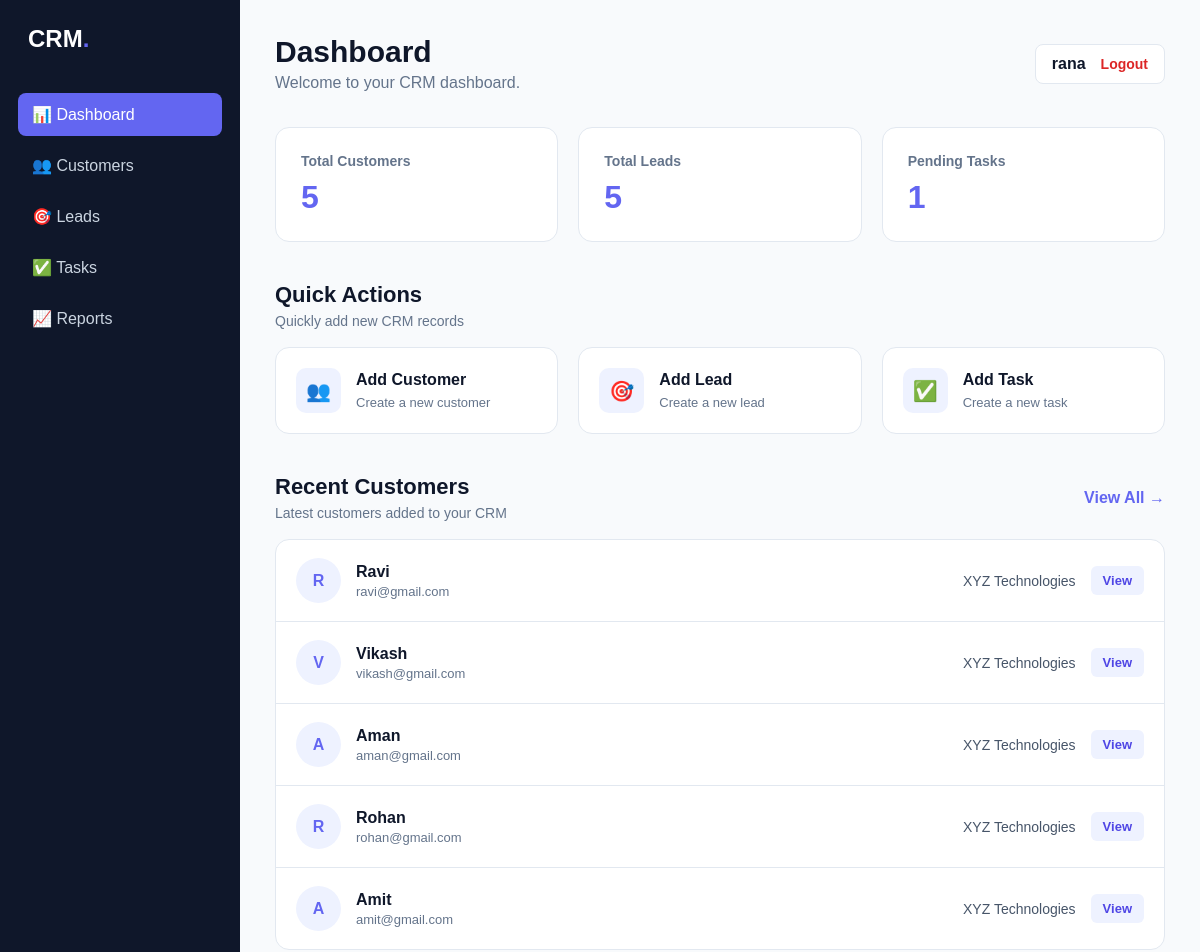
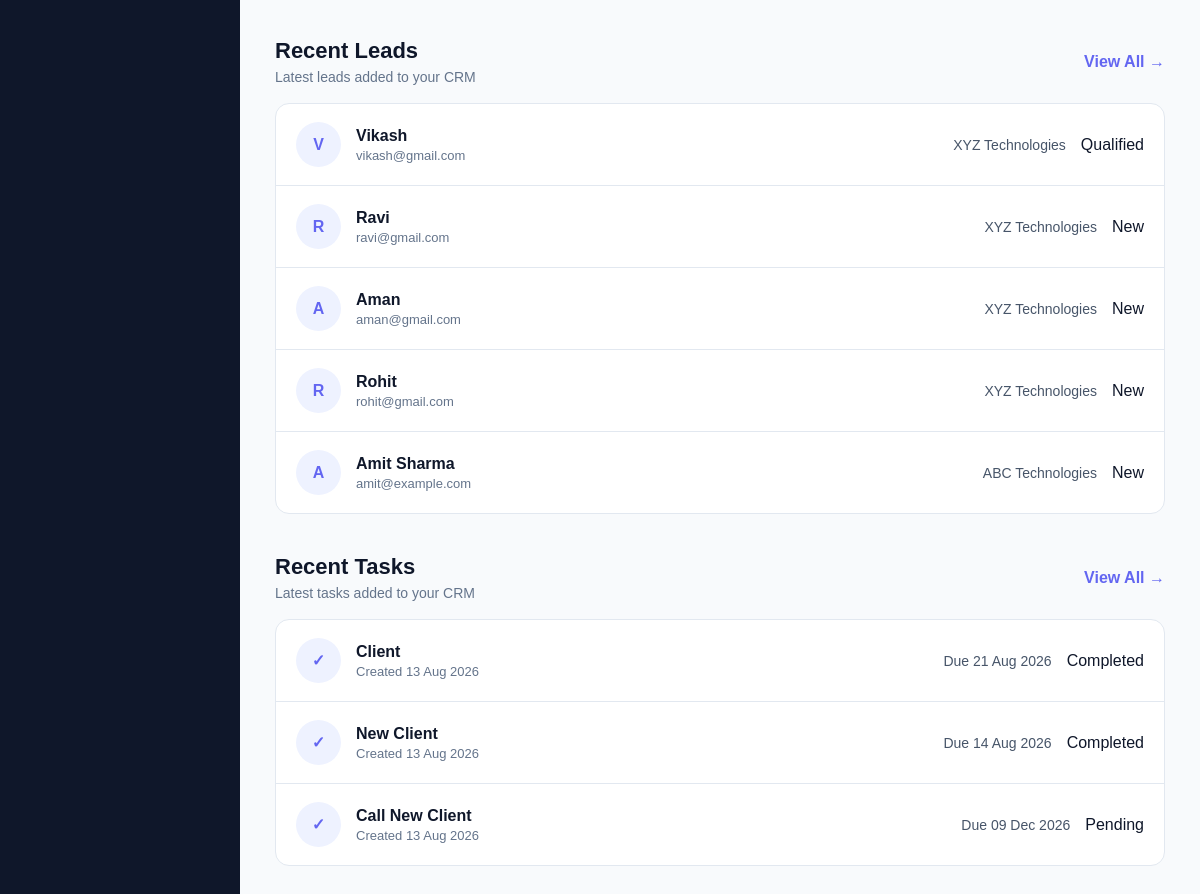
The page / (signed in) on the database as committed earlier (2 pictures, top to bottom).
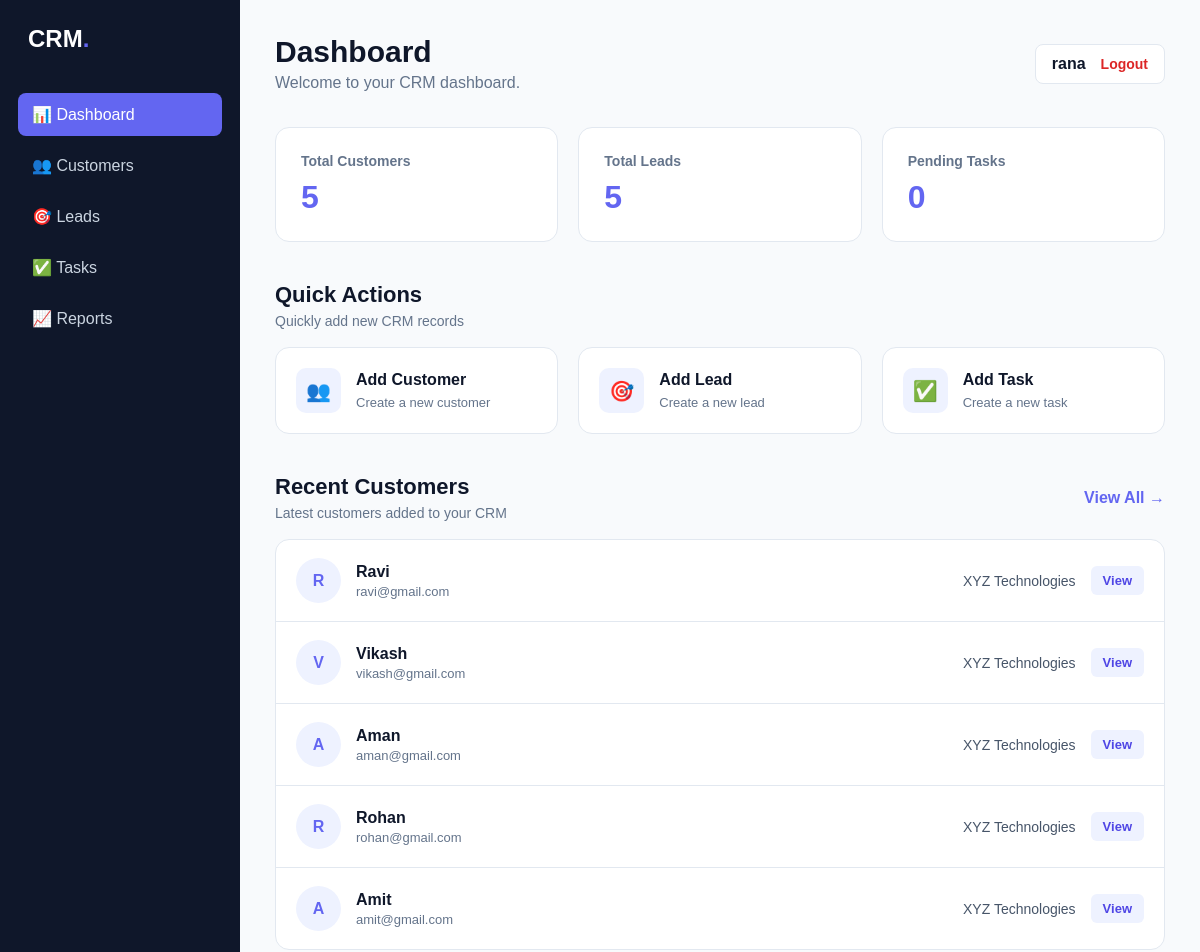
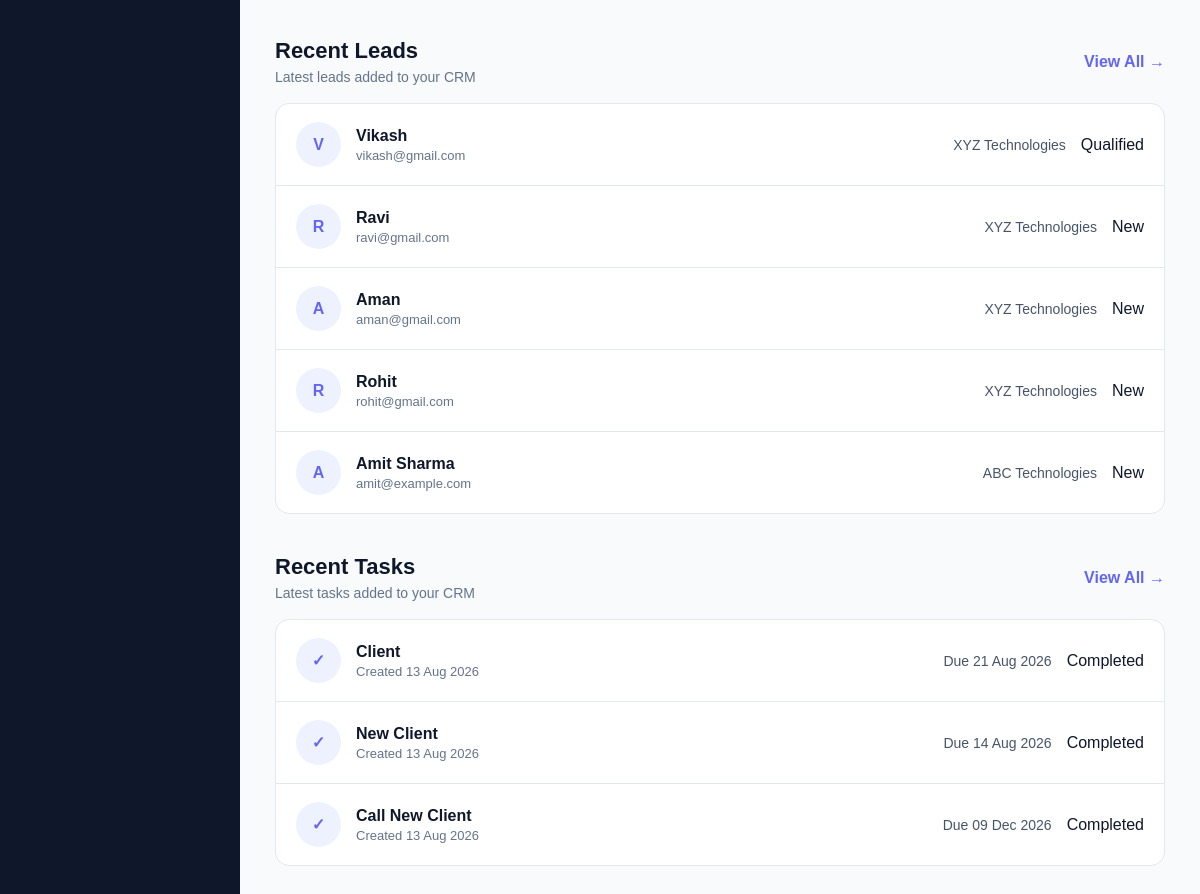
The same page on the database as committed later (2 pictures, top to bottom).
### crm/models.py (models this page shows, shortened)
class Customer(models.Model):
    name = models.CharField(max_length=100)
    email = models.EmailField()
    phone = models.CharField(max_length=20)
    company = models.CharField(max_length=150, blank=True)
    created_at = models.DateTimeField(auto_now_add=True)

class Lead(models.Model):
    STATUS_CHOICES = [
        ("New", "New"),
        ("Contacted", "Contacted"),
        ("Qualified", "Qualified"),
        ("Converted", "Converted"),
        ("Lost", "Lost"),
    ]
    name = models.CharField(max_length=100)
    email = models.EmailField()
    phone = models.CharField(max_length=20)
    company = models.CharField(
        max_length=100,
        blank=True
    )
    source = models.CharField(
        max_length=100,
        blank=True
    )
    status = models.CharField(
        max_length=20,
        choices=STATUS_CHOICES,
        default="New"
    )
    notes = models.TextField(
        blank=True
    )
    created_at = models.DateTimeField(
        auto_now_add=True
    )

class Task(models.Model):
    PRIORITY_CHOICES = [
        ("Low", "Low"),
        ("Medium", "Medium"),
        ("High", "High"),
    ]
    STATUS_CHOICES = [
        ("Pending", "Pending"),
        ("In Progress", "In Progress"),
        ("Completed", "Completed"),
    ]
    lead = models.ForeignKey(
        Lead,
        on_delete=models.SET_NULL,
        null=True,
        blank=True,
        related_name="tasks"
    )
    title = models.CharField(max_length=200)
    description = models.TextField(blank=True)
    due_date = models.DateField()
    priority = models.CharField(
        max_length=20,
        choices=PRIORITY_CHOICES,
        default="Medium"
    )
    status = models.CharField(
        max_length=20,
        choices=STATUS_CHOICES,
        default="Pending"
    )
    created_at = models.DateTimeField(
        auto_now_add=True
    )

### crm/views.py (the view)
@login_required(login_url="login")
def dashboard(request):
    total_customers = Customer.objects.count()
    total_leads = Lead.objects.count()
    pending_tasks = Task.objects.filter(
        status="Pending"
    ).count()
    recent_customers = Customer.objects.order_by(
        "-created_at"
    )[:5]
    recent_leads = Lead.objects.order_by(
        "-created_at"
    )[:5]
    recent_tasks = Task.objects.order_by(
        "-created_at"
    )[:5]
    context = {
        "total_customers": total_customers,
        "total_leads": total_leads,
        "pending_tasks": pending_tasks,
        "recent_customers": recent_customers,
        "recent_leads": recent_leads,
        "recent_tasks": recent_tasks,
    }
    return render(
        request,
        "crm/dashboard.html",
        context
    )

### crm/templates/crm/dashboard.html (shortened to what this page needs)
<!DOCTYPE html>
<html lang="en">
<head>
</head>
<body>
    <div class="dashboard">
        <aside class="sidebar">
            <div class="logo">
                CRM<span>.</span>
            </div>
            <nav class="menu">
                <a href="{% url 'dashboard' %}" class="active">
                    📊 Dashboard
                </a>
                <a href="{% url 'customer_list' %}">👥 Customers</a>
                <a href="{% url 'lead_list' %}">🎯 Leads</a>
                <a href="{% url 'task_list' %}">
                    ✅ Tasks
                </a>
                <a href="{% url 'reports' %}">
                    📈 Reports
                </a>
            </nav>
        </aside>
        <main class="main-content">
            <div class="topbar">
                <div>
                    <h1>
                        Dashboard
                    </h1>
                    <p>
                        Welcome to your CRM dashboard.
                    </p>
                </div>
                <div class="user">
                    <span>
                        {{ request.user.username }}
                    </span>
                    <a href="{% url 'logout' %}">
                        Logout
                    </a>
                </div>
            </div>
            <div class="stats-grid">
                <div class="stat-card">
                    <h3>
                        Total Customers
                    </h3>
                    <div class="number">
                        {{ total_customers }}
                    </div>
                </div>
                <div class="stat-card">
                    <h3>
                        Total Leads
                    </h3>
                    <div class="number">
                        {{ total_leads }}
                    </div>
                </div>
                <div class="stat-card">
                    <h3>
                        Pending Tasks
                    </h3>
                    <div class="number">
                        {{ pending_tasks }}
                    </div>
                </div>
            </div>
            <section class="recent-section">
                <div class="section-header">
                    <div>
                        <h2>Quick Actions</h2>
                        <p>
                            Quickly add new CRM records
                        </p>
                    </div>
                </div>
                <div class="quick-actions">
                    <a href="{% url 'customer_create' %}" class="quick-card">
                        <div class="quick-icon">
                            👥
                        </div>
                        <div>
                            <strong>Add Customer</strong>
                            <span>
                                Create a new customer
                            </span>
                        </div>
                    </a>
                    <a href="{% url 'lead_create' %}" class="quick-card">
                        <div class="quick-icon">
                            🎯
                        </div>
                        <div>
                            <strong>Add Lead</strong>
                            <span>
                                Create a new lead
                            </span>
                        </div>
                    </a>
                    <a href="{% url 'task_create' %}" class="quick-card">
                        <div class="quick-icon">
                            ✅
                        </div>
                        <div>
                            <strong>Add Task</strong>
                            <span>
                                Create a new task
                            </span>
                        </div>
                    </a>
                </div>
            </section>
            <section class="recent-section">
                <div class="section-header">
                    <div>
                        <h2>
                            Recent Customers
                        </h2>
                        <p>
                            Latest customers added to your CRM
                        </p>
                    </div>
                    <a href="{% url 'customer_list' %}" class="view-all">
                        View All →
                    </a>
                </div>
                <div class="recent-card">
                    {% if recent_customers %}
                    {% for customer in recent_customers %}
                    <div class="customer-row">
                        <div class="customer-avatar">
                            {{ customer.name|first|upper }}
                        </div>
                        <div class="customer-info">
                            <strong>
                                {{ customer.name }}
                            </strong>
                            <span>
                                {{ customer.email }}
                            </span>
                        </div>
                        <div class="customer-company">
                            {{ customer.company|default:"No company" }}
                        </div>
                        <a href="{% url 'customer_detail' customer.id %}" class="view-btn">
                            View
                        </a>
                    </div>
                    {% endfor %}
                    {% else %}
                    <div class="empty">
                        <p>
                            No customers added yet.
                        </p>
                    </div>
                    {% endif %}
                </div>
            </section>
            <section class="recent-section">
                <div class="section-header">
                    <div>
                        <h2>
                            Recent Leads
                        </h2>
                        <p>
                            Latest leads added to your CRM
                        </p>
                    </div>
                    <a href="{% url 'lead_list' %}" class="view-all">
                        View All →
                    </a>
                </div>
                <div class="recent-card">
                    {% if recent_leads %}
                    {% for lead in recent_leads %}
                    <div class="customer-row">
                        <div class="customer-avatar">
                            {{ lead.name|first|upper }}
                        </div>
                        <div class="customer-info">
                            <strong>
                                {{ lead.name }}
                            </strong>
                            <span>
                                {{ lead.email }}
                            </span>
                        </div>
                        <div class="customer-company">
                            {{ lead.company|default:"No company" }}
                        </div>
                        <div class="status">
                            {{ lead.status }}
                        </div>
                    </div>
                    {% endfor %}
                    {% else %}
                    <div class="empty">
                        <p>
                            No leads added yet.
                        </p>
                    </div>
                    {% endif %}
                </div>
            </section>
            <section class="recent-section">
                <div class="section-header">
                    <div>
                        <h2>
                            Recent Tasks
                        </h2>
                        <p>
                            Latest tasks added to your CRM
                        </p>
                    </div>
                    <a href="{% url 'task_list' %}" class="view-all">
                        View All →
                    </a>
                </div>
                <div class="recent-card">
                    {% if recent_tasks %}
                    {% for task in recent_tasks %}
                    <div class="customer-row">
                        <div class="customer-avatar">
                            ✓
                        </div>
                        <div class="customer-info">
                            <strong>
                                {{ task.title }}
                            </strong>
                            <span>
                                Created {{ task.created_at|date:"d M Y" }}
                            </span>
                        </div>
                        <div class="customer-company">
                            {% if task.due_date %}
                            Due {{ task.due_date|date:"d M Y" }}
                            {% else %}
                            No due date
                            {% endif %}
                        </div>
                        <div class="status">
                            {{ task.status }}
                        </div>
                    </div>
                    {% endfor %}
                    {% else %}
                    <div class="empty">
                        <p>
                            No tasks added yet.
                        </p>
                    </div>
                    {% endif %}
                </div>
            </section>
        </main>
    </div>
</body>
</html>

### crm/templates/crm/dashboard.html (style rules this page uses)
* { margin: 0; padding: 0; box-sizing: border-box; }
body { font-family: Arial, sans-serif; background: #f8fafc; color: #0f172a; }
.dashboard { display: flex; min-height: 100vh; }
.sidebar { width: 240px; background: #0f172a; color: white; padding: 25px 18px; }
.logo { font-size: 24px; font-weight: 800; margin-bottom: 40px; padding-left: 10px; }
.logo span { color: #6366f1; }
.menu { display: flex; flex-direction: column; gap: 8px; }
.menu a { color: #cbd5e1; text-decoration: none; padding: 12px 14px; border-radius: 8px; transition: .2s; }
.menu a:hover, .menu a.active { background: #6366f1; color: white; }
.main-content { flex: 1; padding: 35px; }
.topbar { display: flex; justify-content: space-between; align-items: center; margin-bottom: 35px; }
.topbar h1 { font-size: 30px; }
.topbar p { color: #64748b; margin-top: 5px; }
.user { background: white; padding: 10px 16px; border-radius: 8px; border: 1px solid #e2e8f0; font-weight: 600; }
.stats-grid { display: grid; grid-template-columns: repeat(3, 1fr); gap: 20px; }
.stat-card { background: white; padding: 25px; border-radius: 14px; border: 1px solid #e2e8f0; transition: .25s; }
.stat-card h3 { color: #64748b; font-size: 14px; margin-bottom: 10px; }
.stat-card .number { font-size: 32px; font-weight: 800; color: #6366f1; }
.recent-section { margin-top: 40px; }
.section-header { display: flex; justify-content: space-between; align-items: center; margin-bottom: 18px; }
.section-header h2 { font-size: 22px; margin-bottom: 5px; }
.section-header p { color: #64748b; font-size: 14px; }
.view-all { color: #6366f1; font-weight: 700; text-decoration: none; }
.recent-card { background: white; border: 1px solid #e2e8f0; border-radius: 14px; overflow: hidden; }
.customer-row { display: flex; align-items: center; gap: 15px; padding: 18px 20px; border-bottom: 1px solid #e2e8f0; }
.customer-row:last-child { border-bottom: none; }
.customer-avatar { width: 45px; height: 45px; display: grid; place-items: center; border-radius: 50%; background: #eef2ff; color: #6366f1; font-weight: 800; }
.customer-info { flex: 1; display: flex; flex-direction: column; }
.customer-info strong { margin-bottom: 3px; }
.customer-info span { color: #64748b; font-size: 13px; }
.customer-company { color: #475569; font-size: 14px; }
.view-btn { padding: 7px 12px; border-radius: 6px; background: #eef2ff; color: #4f46e5; text-decoration: none; font-size: 13px; font-weight: 700; }
.quick-actions { display: grid; grid-template-columns: repeat(3, 1fr); gap: 20px; }
.quick-card { display: flex; align-items: center; gap: 15px; background: white; padding: 20px; border: 1px solid #e2e8f0; border-radius: 14px; text-decoration: none; color: #0f172a; transition: .25s; }
.quick-icon { width: 45px; height: 45px; display: grid; place-items: center; background: #eef2ff; border-radius: 10px; font-size: 20px; }
.quick-card strong { display: block; margin-bottom: 4px; }
.quick-card span { color: #64748b; font-size: 13px; }
.user { display: flex; align-items: center; gap: 15px; }
.user a { color: #dc2626; text-decoration: none; font-size: 14px; font-weight: 700; }

Rows that differ between the two databases and show on the page:
changed Task "Call New Client": status "Pending" → "Completed"
Other text that changed with them:
{{ pending_tasks }}: "1" → "0"
